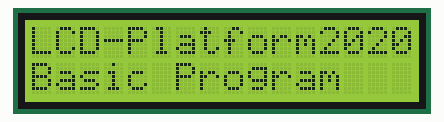
Simulated run of this sketch. Board: Arduino Uno, built with avr-gcc and run on an emulated ATmega328P. On the bench: 16×2 character LCD.

Above: at 1.2 s.
At 3.3 s:
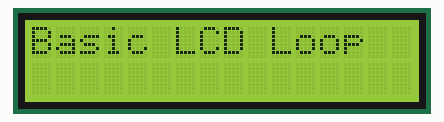

Measured:
- what the display in image 0 shows lasts 2.0 s, from 1.2 s to 3.2 s

The sketch:

LCDPlatform2020.ino
```cpp
/* LCDPlatform2020
 * For students to learn to the LCD displan and I2C using
 * the 16 character 2 line I2C Display typically labled
 * "YwRobot Arduino LCM1602 IIC V1" or
 * SainSmart LCD2004. Note: Of these LCDs
 * most used address 0x27, a FEW use 0x3F.
 *
 * LastMod:1/25/20, Publish, mg Ver1
 * ORIGIONAL LCD Code YourDuino.com, terry@yourduino.com
*/

/*-----( Import needed libraries )-----*/
#include <Wire.h>  // Comes with Arduino IDE
#include <LiquidCrystal_I2C.h>
/*
  Get the LCD I2C Library here:
  https://bitbucket.org/fmalpartida/new-liquidcrystal/downloads
  Move any other LCD libraries to another folder or delete them
  so they don't interfer as a duplicate library.
  See Library "Docs" folder for possible commands etc.
*/

/*-----( Declare objects )-----*/
// set the LCD address to 0x27 for a 16 chars 2 line display
// A FEW use address 0x3F
// Set the pins on the I2C chip used for LCD connections:
//                    addr, en,rw,rs,d4,d5,d6,d7,bl,blpol
LiquidCrystal_I2C lcd(0x27, 2, 1, 0, 4, 5, 6, 7, 3, POSITIVE);  // Set the lcd I2C address
// If you see an error related to "POSITIVE" then the wrong library was used.

/*-----( Declare Variables )-----*/
String splashMsg = "LCD-Platform2020";

void setup()   /*----( SETUP: RUNS ONCE )----*/
{
  Serial.begin(9600);  // Used to display and type in characters PC monitor

  lcd.begin(16,2);   // initialize the LCD for 16 chars 2 lines,
                     // then turn on backlight

// ------- Quick 2 blinks to show we are alive  -------------
  //Some new displays may need adjusting before the characters can be read
  for(int i = 0; i< 2; i++)
  {
    lcd.backlight();
    delay(250);
    lcd.noBacklight();
    delay(250);
  }
  lcd.backlight(); // finish with backlight on


//-------- Write characters on the display ------------------
// NOTE: Cursor Position: (CHAR, LINE) start at 0
  lcd.setCursor(0,0); //Start at character 0 on line 0
  lcd.print(splashMsg);  // Let the user know the program name
  delay(100);
  lcd.setCursor(0,1); //for line 2
  // Text 16"XXXXxxxxXXXXxxxx" charactors long.
  lcd.print("Basic Program");
  delay(2000);  // give them time to read the splashscreen msg
// Wait and then tell user that the loop has started.
  lcd.clear();
}/*--(end setup)---*/

void loop()   //----------( LOOP: RUNS CONSTANTLY )----------
{
  lcd.setCursor(0,0); // top line
  lcd.print("Basic LCD Loop");
  delay(100);

}// --(end loop)--
```
